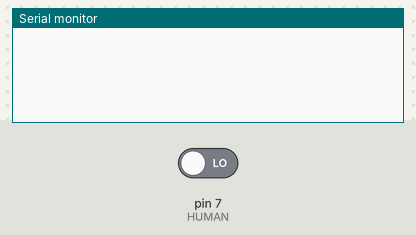
The sketch below on a simulated Arduino Uno, built with avr-gcc and run on an emulated ATmega328P. On the bench: the last lines printed to the serial monitor. The inputs (shaded band) are chosen by the test bench; at power-on: pin 7 (HUMAN) LOW.

Above: at 1.2 s.
1.3 s: pin 7 (HUMAN) driven HIGH
At 1.41 s:
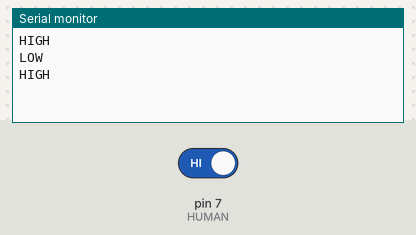
At 5.51 s:
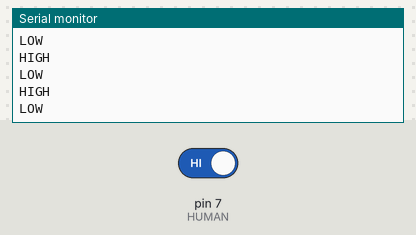

The sketch:

190101_move_sensor.ino
```cpp
#define HUMAN 7

void setup() {
  // put your setup code here, to run once:
  pinMode(HUMAN, INPUT);
  Serial.begin(9600);
}

void loop() {
  // put your main code here, to run repeatedly:
  if(digitalRead(HUMAN) == HIGH){
    Serial.println("HIGH");
    delay(100);
    Serial.println("LOW");

  }
}
```

Measured:
- after the input at 1.3 s, the serial monitor: prints a new line at once (image 1)
